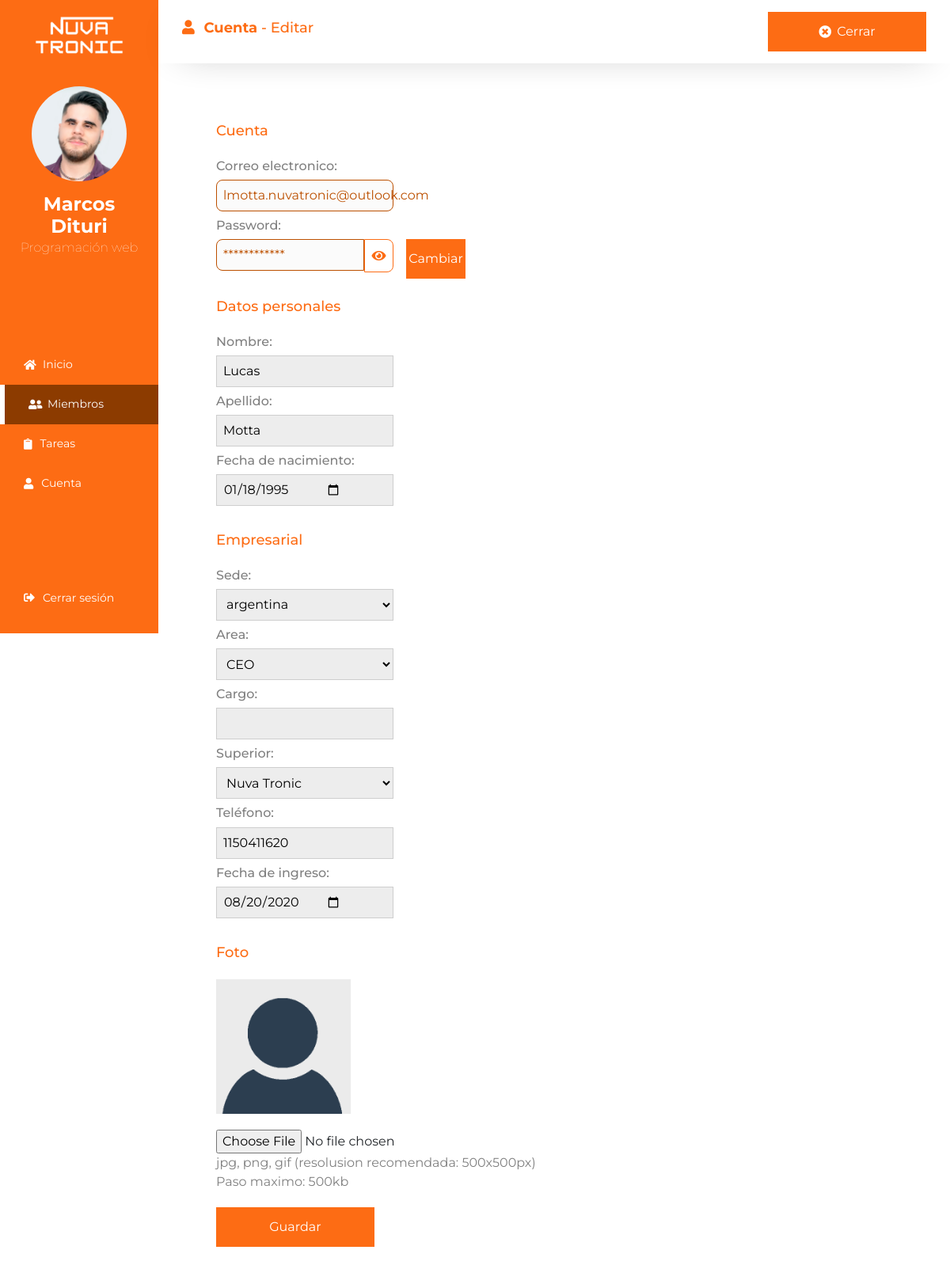
Page /miembro-editar.php?id_miembro=14 (signed in) on the committed database.
### tables this page shows
CREATE TABLE `usuarios` (
  `id_usuario` int(250) NOT NULL,
  `tipo` varchar(50) NOT NULL,
  `nombre` varchar(500) DEFAULT NULL,
  `apellido` varchar(500) DEFAULT NULL,
  `pais` varchar(250) NOT NULL,
  `sexo` varchar(20) NOT NULL,
  `interno` varchar(20) NOT NULL,
  `fecha` date NOT NULL DEFAULT current_timestamp(),
  `area` varchar(500) DEFAULT NULL,
  `cargo` varchar(500) DEFAULT NULL,
  `email` varchar(500) DEFAULT NULL,
  `clave` varchar(500) DEFAULT NULL,
  `empresa` varchar(500) DEFAULT NULL,
  `superior` varchar(250) NOT NULL,
  `fecha_ing` date NOT NULL DEFAULT current_timestamp(),
  `URL_imagen` text NOT NULL,
  `acceso` varchar(50) NOT NULL
);

### php/sesion.php (called while the page is built, shortened)
<?php
    if(isset($_SESSION['id_usuario']) && !empty($_SESSION['id_usuario'])) {
        $id_usuario = $_SESSION['id_usuario'];
        $mostrar = "SELECT * FROM `usuarios` WHERE id_usuario=$id_usuario";
        $mostrar_ej = mysqli_query(
                    $conexion, $mostrar
                    );
        if($mostrar_ej == true){
            while($dato = mysqli_fetch_array($mostrar_ej)) {
                $nombre = $dato["nombre"];
                $apellido = $dato["apellido"];
                $cargo = $dato["cargo"];
                $URL_imagen = $dato["URL_imagen"];
            }
        }
    } else{
        echo '<script>location.href = "login.php"</script>';
    }
?>

### miembro-editar.php (the view, shortened to what this page needs)
<?php
    include("php/conexion.php");
    include("php/sesion.php");
    include("componentes/head.php");
    if(isset($_GET['id_miembro'])){
        $id_usuario_miem = $_GET['id_miembro'];
        $donde = "miembros";
        $mostrar_miem = "SELECT * FROM `usuarios` WHERE id_usuario=$id_usuario_miem";
        $mostrar_miem_miem_ej = mysqli_query(
                    $conexion, $mostrar_miem
                    );
        if($mostrar_miem_miem_ej == true){
            while($dato = mysqli_fetch_array($mostrar_miem_miem_ej)) {
                $email_miem = $dato["email"];
                $clave_miem = $dato["clave"];
                $nombre_miem = $dato["nombre"];
                $apellido_miem = $dato["apellido"];
                $pais_miem = $dato["pais"];
                $area_miem = $dato["area"];
                $interno_miem = $dato["interno"];
                $cargo_miem = $dato["cargo"];
                $fecha_miem = $dato["fecha"];
                $fecha_ing_miem = $dato["fecha_ing"];
                $URL_imagen_miem = $dato["URL_imagen"];
            }
        }
    } else{
        echo "<script>alert('No vino ID')</script>";
        $donde = "miembro";
    }
?>
<body>
    <div class="container-fluid">
        <div class="row cont-all">
            <?php
                include ("componentes/menu.php");
            ?>
            <div class="col-xl-10 cont-gral">
                <div class="row">
                    <div class="col-12 cont-tit">
                        <h1><i class="fas fa-user"></i> <b>Cuenta</b> - Editar</h1> <a class="btn-panel" href="cuenta.php"><i class="i-bla fas fa-times-circle"></i> Cerrar</a>
                    </div>
                    <div class="col-12 sinNada cont-dat">
                        <div class="row sinNada sub-tit">
                            <h1>Cuenta</h1>
                        </div>
                        <form action="php/miembro-editar.php" enctype="multipart/form-data" method="POST">
                            <div class="row sinNada cont-reg-pass-cl">
                                <h4>Correo electronico:</h4>
                                <div class="col-6 input2 b-all">
                                    <?php echo $email_miem;?>
                                </div>
                            </div>
                            <div class="row sinNada">
                                <h4>Password:</h4>
                            </div>
                            <div class="row sinNada cont-reg-pass">
                                <div class="col-5 input2 b-izq">
                                    <?php echo "<span id='pass-char-ver'>";
                                        for($i = 0; $i <= strlen($clave_miem);  $i++){
                                            echo "*";
                                        }
                                        echo "</span>";
                                    ?>
                                </div>
                                <h4 class="col-1 cont-ver b-der" id="pass-ver"><i class="fas fa-eye"></i></h4>
                                <a class="col-2 btn-panel p-l" href="cambiar-php">Cambiar</a>
                            </div>
                            <div class="row sinNada sub-tit">
                                <h1>Datos personales</h1>
                            </div>
                            <div class="row sinNada cont-reg-pass-cl">
                                <h4>Nombre:</h4>
                                <input class="col-6 input" type="text" name="nombre" id="nombre" value="<?php echo $nombre_miem;?>" placeholder="<?php echo $nombre_miem;?>">
                                <h4>Apellido:</h4>
                                <input class="col-6  input" type="text" name="apellido" id="apellido" value="<?php echo $apellido_miem;?>" placeholder="<?php echo $apellido_miem;?>">
                                <h4>Fecha de nacimiento:</h4>
                                <input class="col-6  input" type="date" name="fecha" id="fecha" value="<?php echo $fecha_miem;?>">
                            </div>
                            <div class="row sinNada sub-tit">
                                <h1>Empresarial</h1>
                            </div>
                            <div class="row sinNada cont-reg-pass-cl">
                                <h4>Sede:</h4>
                                <select class="col-6 input" name="pais" id="area">
                                    <option value="<?php echo $pais_miem;?>"><?php echo $pais_miem;?></option>
                                </select>
                                <h4>Area:</h4>
                                <select class="col-6 input" name="area" id="area">
                                    <option value="<?php echo $area_miem;?>"><?php echo $area_miem;?></option>
                                </select>
                                <h4>Cargo:</h4>
                                <input class="col-6  input" type="text" name="cargo" id="" value="<?php echo $cargo_miem;?>" placeholder="<?php echo $cargo_miem;?>">
                                <h4>Superior:</h4>
                                <select class="col-6 input" name="superior" id="siperior">
                                    <?php
                                      $sql_users = "SELECT * FROM `usuarios` WHERE tipo = 'boss'";
                                      $query_users = mysqli_query(
                                          $conexion, $sql_users
                                      );
                                      while($dato = mysqli_fetch_array($query_users)) {
                                          $id_usuario = $dato['id_usuario'];
                                          $nombre_miem_b = $dato['nombre'];
                                          $apellido_miem_b = $dato['apellido'];
                                          echo "<option value='$id_usuario'>$nombre_miem_b $apellido_miem_b</option>";
                                        }
                                    ?>
                                </select>
                                <h4>Teléfono:</h4>
                                <input class="col-6 input" type="text" name="interno" id="" value="<?php echo $interno_miem;?>" placeholder="<?php echo $interno_miem;?>">
                                <h4>Fecha de ingreso:</h4>
                                <input class="col-6 input" type="date" name="fecha_ing" id="" value="<?php echo $fecha_ing_miem;?>">
                            </div>
                            <div class="row sinNada sub-tit">
                                <h1>Foto</h1>
                            </div>
                            <div class="row sinNada">
                                <div class="vt-foto" style="margin-bottom:20px; background: url(php/<?php echo $URL_imagen_miem;?>); background-size: cover;  background-position: center;">
                                </div>
                            </div>
                            <div class="row sinNada cont-edit-sec">
                                <input class='col-4 sinNada in-comun' type="file" name="uploadedfile" id="fotoDesc" value="">
                                <div class="col-6 sinNada  txt-detalle"><span id="errores">jpg, png, gif (resolusion recomendada: 500x500px)<br>Paso maximo: 500kb</span></div>
                            </div>
                            <input id="btn-enviar" class="btn-panel ultimo"type="submit" name="" id="" value="Guardar">
                        </form>
                    </div>
                </div>
            </div>
    </div>
</body>
</html>

### componentes/menu.php (shortened to what this page needs)
<?php
if($donde == "inicio"){
    $a_inicio = "a_active";
}
else if($donde == "miembros"){
    $a_miembros = "a_active";
}
?>
<div class="col-xl-2"></div>
<div class="col-xl-2 cont-panel-menu">
    <div class="cont-user">
        <img class="img-logo" src="img/logoblanco.png" alt="">
        <a href="cuenta.php" class="cont-user-all">
            <div class="img-user"  alt="" style=" background: url(php/<?php echo $URL_imagen;?>); background-size: cover;  background-position: center;"></div>
            <h4><?php echo "$nombre $apellido";?></h4>
            <p><?php echo $cargo;?></p>
        </a>
    </div>
    <ul class="cont-btns">
        <li class="<?php echo $a_inicio;?>"><a href="index.php"><i class="fas fa-home"></i> Inicio</li></a>
        <li class="<?php echo $a_miembros;?>"><a href="miembros.php"><i class="fas fa-user-friends"></i> Miembros</li></a>
        <li class="<?php echo $a_tareas;?>"><a href="tareas.php"><i class="fas fa-clipboard"></i> Tareas</li></a>
        <li class="<?php echo $a_cuenta;?>"><a href="cuenta.php"><i class="fas fa-user"></i> Cuenta</li></a>
    </ul>
    <ul class="cont-btns">
        <li><a href="cerrar_sesion.php"><i class="fas fa-sign-out-alt"></i> Cerrar sesión</li></a>
    </ul>
</div>

### css/main.css (style rules this page uses)
html { scroll-behavior:smooth }
* { font-family:Montserrat,sans-serif; font-weight: normal; }
h1, h2, h3, h4, b, strong, span, p { color: grey; }
.ultimo { margin-bottom: 60px!important; }
.sinNada { padding: 0; margin: 0; }
a, a:hover { text-decoration: none; }
.a_active { background-color: #8c3b00!important; border-left: 6px solid white; }
.cont-user-all { text-align: center; display: flex; flex-direction: column; justify-content: center; }
.container-fluid { margin-top: 0; }
.cont-all { display: flex; }
.cont-panel-menu { position: fixed; padding: 20px 0; display: flex; flex-direction: column; justify-content: space-between; align-items: center; height: 100vh; background-color: #fd6c14; }
.cont-panel-menu .img-logo { width: 70%; margin: auto; margin-bottom: 40px!important; }
.cont-user { padding: 0px 20px; display: flex; flex-direction: column; align-items: center; justify-content: center; }
.cont-user h4 { text-align: center; font-weight: bold; color: white; margin-bottom: 0; transition: all .3 ease-out; }
.cont-user p { margin-top: 0; font-weight: lighter; color: white; }
.cont-panel-menu .img-user { margin-bottom: 15px!important; margin: 0 auto; border-radius: 100%; height: 120px; width: 120px!important; border: 100%; }
.cont-panel-menu .cont-btns { padding-left: 0; margin-left: 0; margin-bottom: 0; display: inline-block; list-style: none; background-color: #fd6c14; width: 100%; }
.cont-btns a { font-size: 14px!important; display: flex; justify-content: flex; align-items: center; width: 100%; height: 50px; padding-left: 30px; color: white; transition: all .3s ease-out; }
.cont-panel-menu .cont-btns i { max-width: 24px; padding-right: 10px; transition: all .3 ease-out; }
.cont-dat { padding-top: 50px; padding-right: 30px; padding-left: 73px; }
.cont-gral .cont-tit { padding-left: 30px; padding-right: 30px; display: flex; justify-content: space-between; align-items: center; height: 80px; -webkit-box-shadow: 0px 10px 47px -30px rgba(0,0,0,0.47); -moz-box-shadow: 0px 10px 47px -30px rgba(0,0,0,0.47); box-shadow: 0px 10px 47px -30px rgba(0,0,0,0.47); z-index: 99; }
.btn-panel { border: none; display: flex; justify-content: center; align-items: center; background-color: #fd6c14; color: white; width: 200px; height: 50px; transition: all .3s ease-out; }
.cont-tit i { padding-right: 7px; }
.cont-tit a i { color: #fd6c14; }
.cont-gral .cont-tit h1, .cont-gral .cont-tit b { color: #fd6c14; font-size: 18px!important; }
.i-bla { color: white!important; }
.cont-dat .row { display: flex; flex-direction: column; justify-content: center; }
.cont-dat .row h4 { font-size: 16px; }
.cont-gral .sub-tit { padding-top: 25px; padding-bottom: 15px; color: grey; }
.cont-gral .sub-tit h1 { font-size: 18px; color: #fd6c14; }
.input { display: flex; align-items: center; padding-left: 8px; width: 400px; height: 40px; min-height: 40px; border: 1px solid rgba(128, 128, 128, 0.287); margin-bottom: 8px!important; margin-top: 0px!important; background-color: rgba(128, 128, 128, 0.144); transition: all .3s ease-out; }
.b-all { border-radius: 8px; }
.b-izq { border-bottom-left-radius: 8px; border-top-left-radius: 8px; }
.b-der { border-bottom-right-radius: 8px; border-top-right-radius: 8px; }
.input2 { display: flex; align-items: center; padding-left: 8px; width: 400px; height: 40px; color: #bc5000; min-height: 40px; border: 1px solid #bc5000; margin-bottom: 8px!important; margin-top: 0px!important; background-color: rgba(128, 128, 128, 0.034); transition: all .3s ease-out; }
.input2 span { color: #bc5000; }
#btn-enviar { margin-top: 20px; margin-bottom: 20px; }
.fa-times-circle { color: rgb(255, 160, 160); }
.cont-ver { cursor: pointer; display: flex; justify-content: center; align-items: center; border:1px solid #fd6c14; color: #fd6c14;; display: flex; width: 40px; height: auto; }
.vt-foto { height: 170px; width: 170px; background-color: teal; }
.cont-reg-pass { width: 50%; display: flex; flex-direction: row!important; justify-content: flex-start!important; }
.cont-reg-pass-cl { width: 50%; display: flex; flex-direction: column!important; justify-content: flex-start!important; }
.p-l { margin-left: 16px; }

### rows in the picture
usuarios: URL_imagen (picture), nombre "Marcos", apellido "Dituri", cargo "Programación web"
usuarios: email "lmotta.nuvatronic@outlook.com", nombre "Lucas", apellido "Motta", fecha "01/18/1995", pais "argentina", area "CEO", interno "1150411620", fecha_ing "08/20/2020", URL_imagen (placeholder picture)

### other values in the picture
form field superior "Nuva Tronic"
